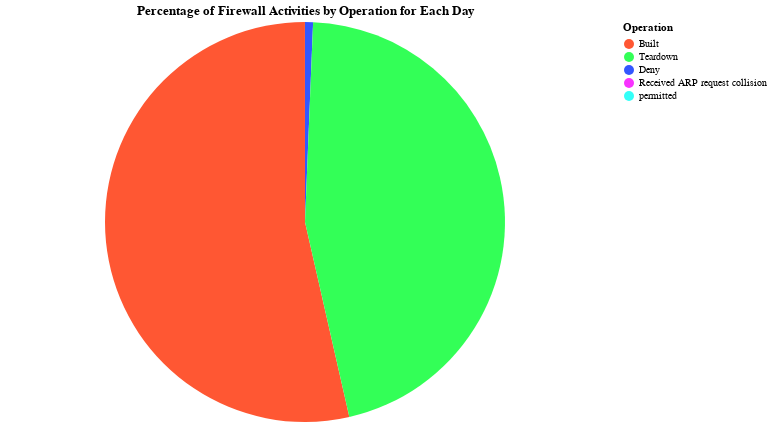

Notebook source saved alongside this figure:
### Code cell
# pie chart
alt.Chart(df_grouped).mark_arc().encode(
    theta='sum(percentage):Q',
    color= alt.Color(
        'Operation:N',
        scale=alt.Scale(domain = ['Built','Teardown','Deny','Received ARP request collision','permitted'], range = ['#FF5733', '#33FF57', '#3357FF', '#F833FF', '#33FFF8'])
    ),
    tooltip=['Operation', 'sum(percentage):Q']
).add_params(
    select_date
).transform_filter(
    alt.datum.date == select_date
).properties(
    width=600,
    height=400,
    title='Percentage of Firewall Activities by Operation for Each Day'
)

### Figure 1 — Vega-Lite specification as saved in the notebook (floating-point values rounded to 4 significant figures; data arrays with more than 128 entries replaced by an {"elided": "..."} marker saying what was removed)
{"config": {"view": {"continuousWidth": 300, "continuousHeight": 300}}, "data": {"name": "data-d53b7a436db515d218b38a3bd70de6b8"}, "mark": {"type": "arc"}, "encoding": {"color": {"field": "Operation", "scale": {"domain": ["Built", "Teardown", "Deny", "Received ARP request collision", "permitted"], "range": ["#FF5733", "#33FF57", "#3357FF", "#F833FF", "#33FFF8"]}, "type": "nominal"}, "theta": {"aggregate": "sum", "field": "percentage", "type": "quantitative"}, "tooltip": [{"field": "Operation", "type": "nominal"}, {"aggregate": "sum", "field": "percentage", "type": "quantitative"}]}, "height": 400, "params": [{"name": "param_1", "bind": {"input": "range", "max": 20110416, "min": 20110413, "name": "Date", "step": 1}, "value": 20110413}], "title": "Percentage of Firewall Activities by Operation for Each Day", "transform": [{"filter": "(datum.date === param_1)"}], "width": 600, "$schema": "https://vega.github.io/schema/vega-lite/v5.8.0.json", "datasets": {"data-d53b7a436db515d218b38a3bd70de6b8": {"elided": "153 records"}}}
